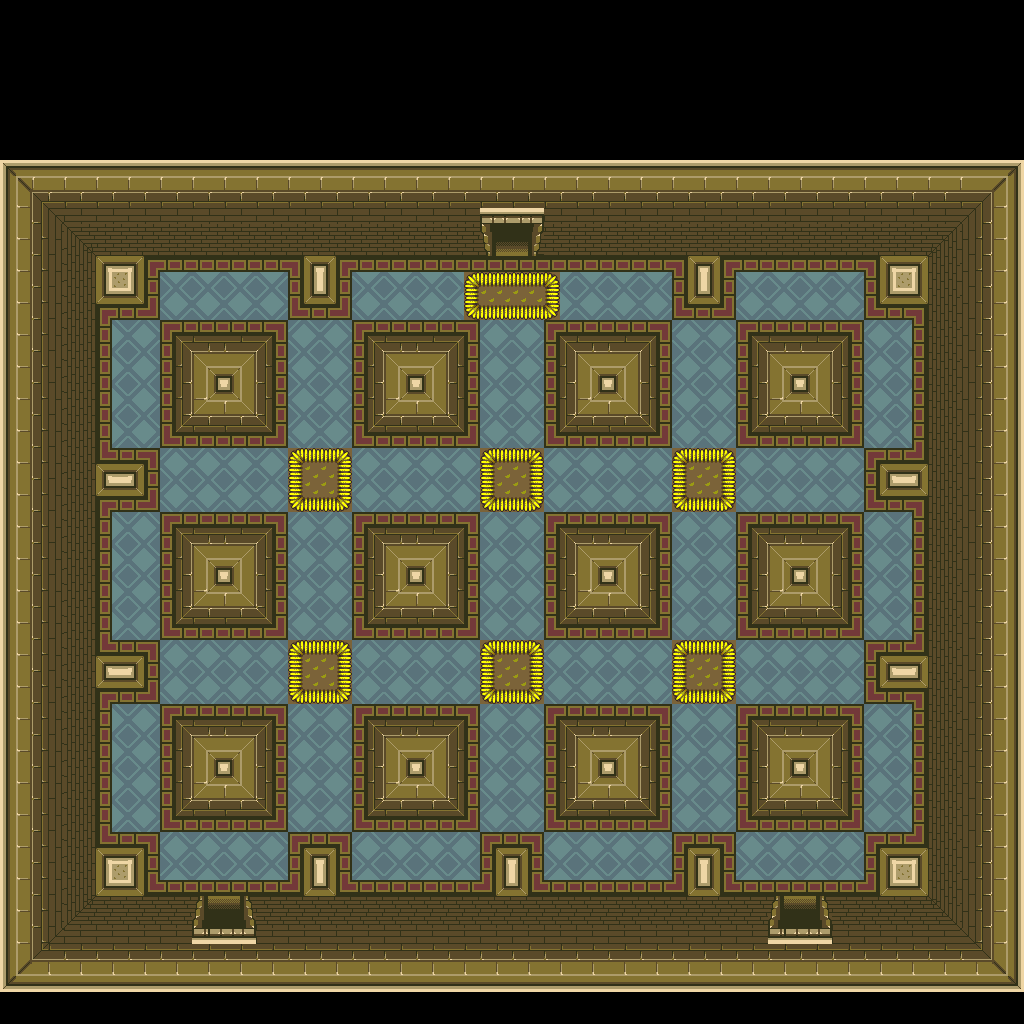

A 2D game scene composited from a Tiled map and its tileset images. What follows is a short description and the map's XML, with each tile layer's data collapsed to a summary:
An orthogonal 64x64 tile map with 16x16 px tiles, 1 tile layer (base), 1 hidden layer not drawn and 10 objects.

<map version="1.10" tiledversion="1.12.1" orientation="orthogonal" renderorder="right-down" width="64" height="64" tilewidth="16" tileheight="16" infinite="0" nextlayerid="3" nextobjectid="11">
 <tileset firstgid="1" source="../classiciphone_pics4.tsx" />
 <layer id="1" name="base" width="64" height="64">
  <data>[4096 cells, 4096 non-empty, 113 distinct tile ids]</data>
 </layer>
 <layer id="2" name="collision" width="64" height="64" visible="0">
  <properties><property name="collision" value="true" /></properties>
  <data>[4096 cells, 2522 non-empty, 1 distinct tile ids]</data>
 </layer>
 <objectgroup id="3" name="npcs">
  <object id="1" x="592.0" y="528.0" width="16" height="16">
   <properties>
    <property name="script" type="string">-- Auto-converted from GraalScript
-- join("lantern_darkroom");
-- [CLIENT-SIDE — server no-op]
-- if (created) {
-- this.inner_radius = 10;
-- this.outer_radius = 100;
-- }</property>
   </properties>
  </object>
  <object id="2" x="672.0" y="640.0" width="16" height="16">
   <properties>
    <property name="script" type="string">-- Auto-converted from GraalScript
-- join("quest_dungeon_guard");
-- function onCreated() {
-- x += 0.5;
end</property>
   </properties>
  </object>
  <object id="3" x="672.0" y="448.0" width="16" height="16">
   <properties>
    <property name="script" type="string">-- Auto-converted from GraalScript
-- join("quest_dungeon_guard");
-- function onCreated() {
-- x += 0.5;
end</property>
   </properties>
  </object>
  <object id="4" x="768.0" y="256.0" width="16" height="16">
   <properties>
    <property name="script" type="string">-- Auto-converted from GraalScript
-- join("quest_dungeon_guard");
-- function onCreated() {
-- x += 0.5;
end</property>
   </properties>
  </object>
  <object id="5" x="288.0" y="640.0" width="16" height="16">
   <properties>
    <property name="script" type="string">-- Auto-converted from GraalScript
-- join("quest_dungeon_guard");
-- function onCreated() {
-- x += 0.5;
end</property>
   </properties>
  </object>
  <object id="6" x="192.0" y="256.0" width="16" height="16">
   <properties>
    <property name="script" type="string">-- Auto-converted from GraalScript
-- join("quest_dungeon_guard");
-- function onCreated() {
-- x += 0.5;
end</property>
   </properties>
  </object>
  <object id="7" x="480.0" y="448.0" width="16" height="16">
   <properties>
    <property name="script" type="string">-- Auto-converted from GraalScript
-- join("quest_dungeon_guard");
-- function onCreated() {
-- x += 0.5;
end</property>
   </properties>
  </object>
  <object id="8" x="848.0" y="544.0" width="16" height="16">
   <properties>
    <property name="script" type="string">-- Auto-converted from GraalScript
-- join("quest_dungeon_guard");
-- function onCreated() {
-- x += 0.5;
end</property>
   </properties>
  </object>
  <object id="9" x="736.0" y="800.0" width="16" height="16">
   <properties>
    <property name="script" type="string">-- Auto-converted from GraalScript
-- join("quest_dungeon_guard");
-- function onCreated() {
-- x += 0.5;
end</property>
   </properties>
  </object>
  <object id="10" x="800.0" y="800.0" width="16" height="16">
   <properties>
    <property name="script" type="string">-- Auto-converted from GraalScript
-- join("quest_dungeon_guard");
-- function onCreated() {
-- x += 0.5;
end</property>
   </properties>
  </object>
 </objectgroup>
</map>
